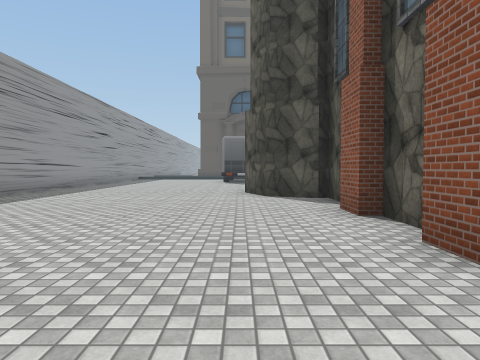
view 1 (above)

22 first-person views from a walk through a scene from a Unity 3-D project. The camera is 1.4 m above the floor, tilts 2° down and sees 70° across. The floor is counted in squares, 2 m on a side. Each view is taken from the middle of a square. On the plan, view 1 faces up. The plan holds only what a view shows up to about 11 squares ahead; the rest is blank. The place goes on beyond the plan. The player is left out. Some animated figures are left out. Some surface patterns are stand-ins.

view 2
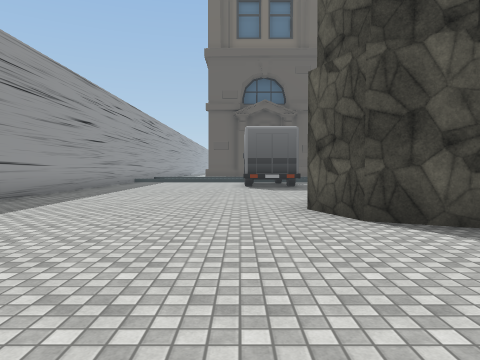

view 3
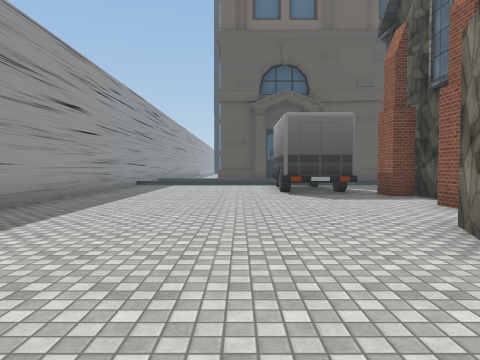

view 4
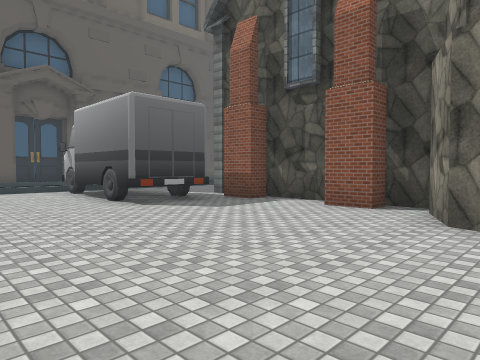

view 5
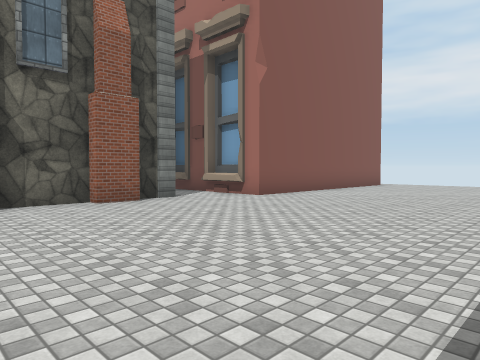

view 6
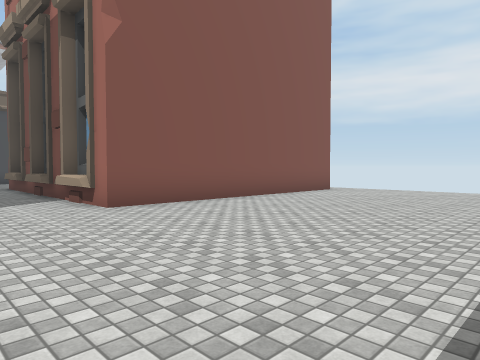

view 7
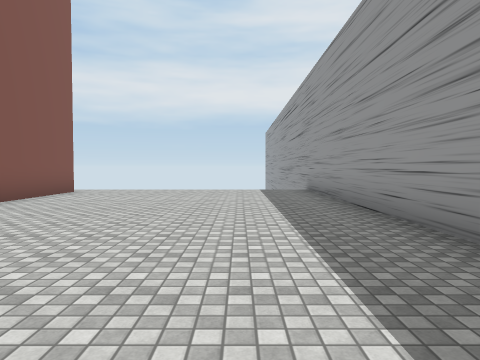

view 8
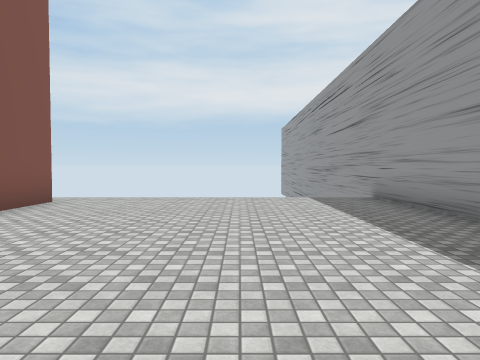

view 9
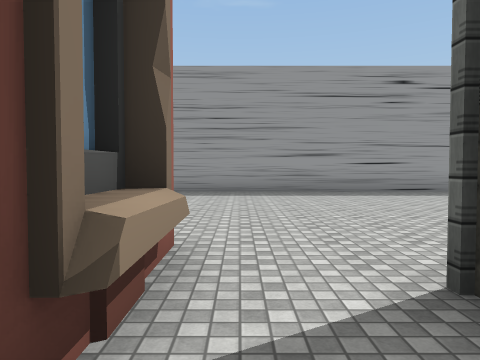

view 10
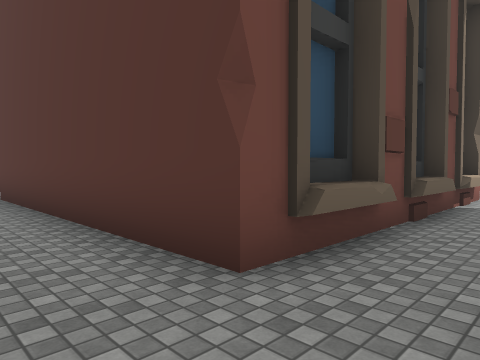

view 11
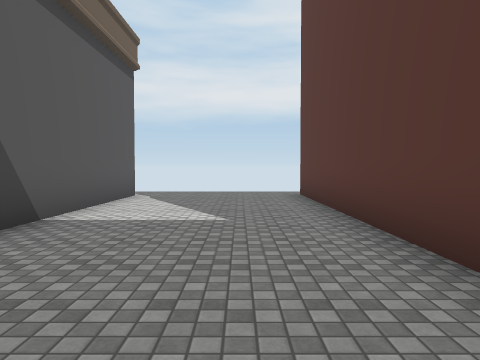

view 12
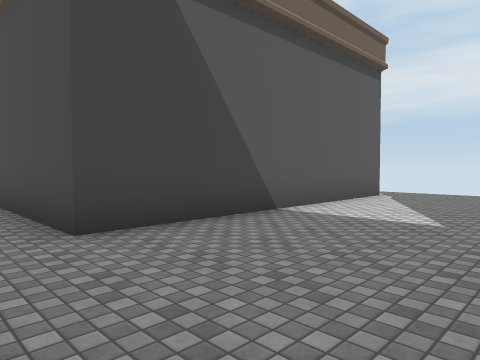

view 13
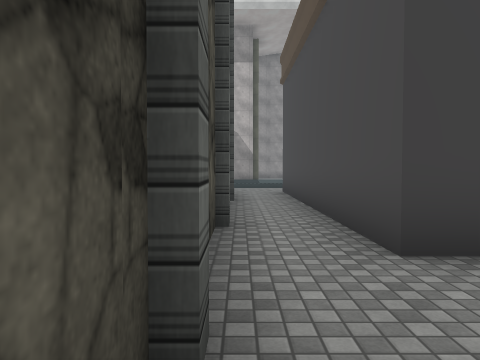

view 14
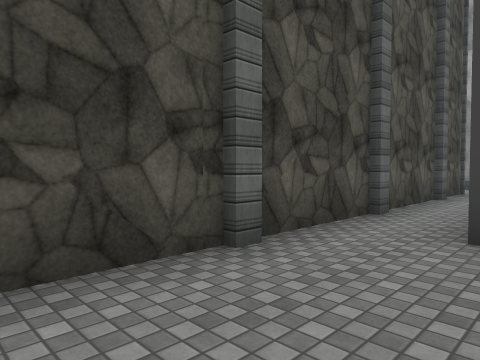

view 15
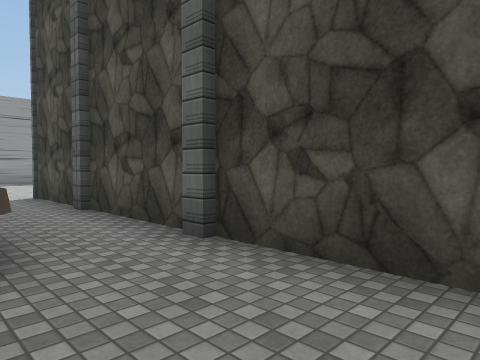

view 16
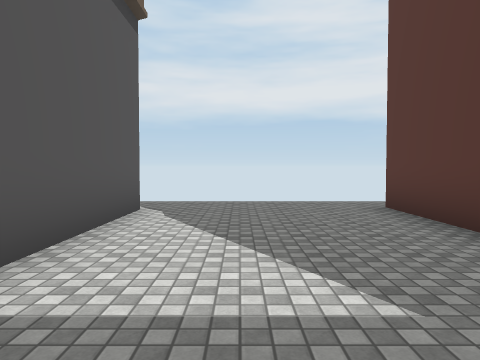

view 17
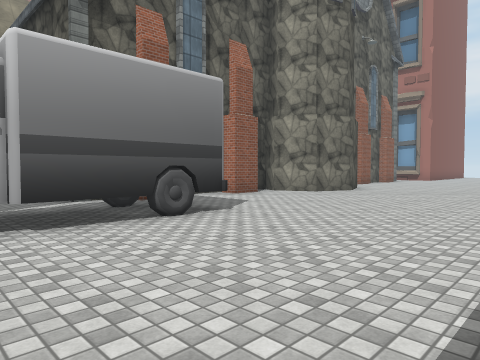

view 18
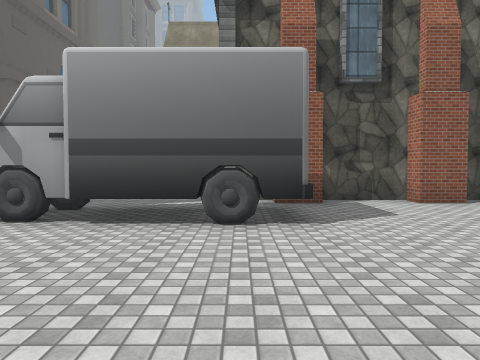

view 19
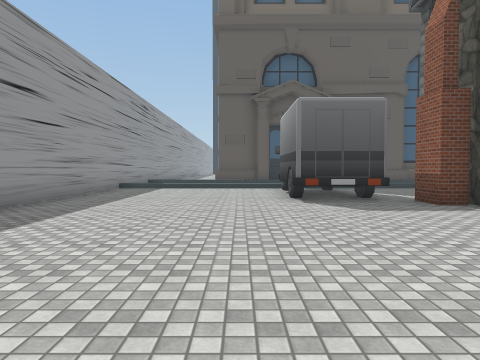

view 20
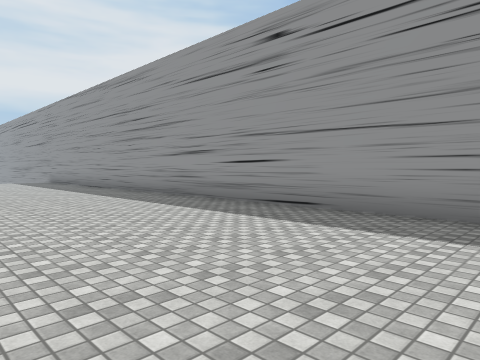

view 21
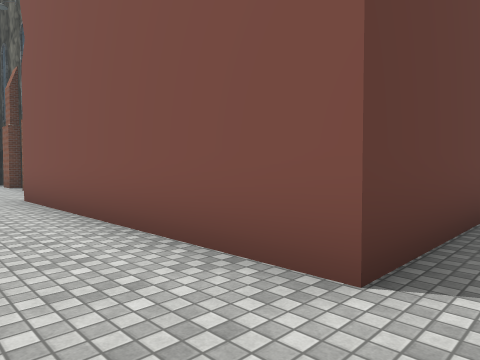

view 22
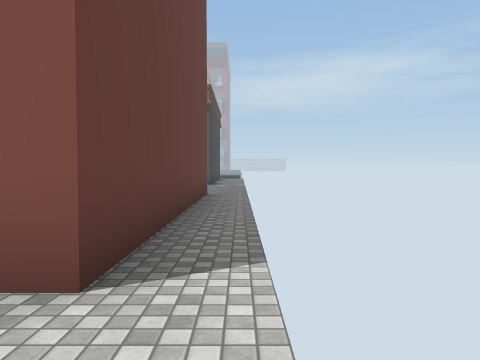

### Floor plan
Points are (right, up) in squares from view 1. A wall is a line through its corners. A room is listed if a view was taken in it or the views show most of it. See-through windows are left out.
Room 1 (views 1, 2, 3, 4, 5, 6, 7, 8, 17, 18, 19, 20, 21, 22)
walls: (1.7, 5) (1.7, 5.9); (2.1, 3.2) (2.1, 5); (2.1, 7) (2.1, 8.1); (1.7, 2.2) (1.7, 3.2); (1.8, 7.9) (0.6, 8.5) (0.1, 9.8) (0.6, 11.1) (1.9, 11.7); (2.1, 1.3) (2.1, 2.1); (2.5, 11.8) (2.5, 16); (2.4, 12.5) (1.7, 12.5) (1.7, 13.5) (2.4, 13.5); (2.4, 15.4) (1.7, 15.4); (1.1, 16.1) (-0.8, 16.1) (-0.8, 19.1) (-0.6, 19.8); (-0.2, 17.5) (-0.9, 17.5); (0.9, -8.1) (0.9, -0.6); (-0.7, 19.1) (-0.7, 20.4); (-6.2, 20) (-6.2, -10.5)
low walls: (0.6, 19.5) (0.6, 20.1)
ways out: opening at (1, -9) to room 2; opening at (1.5, 0.5) to room 2
Room 2 (views 9, 10, 11, 12, 13, 14, 15, 16)
walls: (6.4, -0.8) (7.4, -0.8); (6.2, -0.3) (7.9, -0.3); (7.9, 1.3) (5.1, 1.3); (11.1, 1.3) (8.3, 1.3); (11.5, 1.1) (11, 1.1); (4, -0.8) (5.4, -0.8); (5.2, 1.1) (4.7, 1.1); (3.9, -0.3) (5.5, -0.3); (12.7, -7.9) (12.7, -0.3) (17.4, -0.3); (4.4, 1.3) (2.1, 1.3); (14.1, 1.3) (11.5, 1.3); (14.5, 1.1) (14, 1.1); (1.6, -0.8) (2.9, -0.8); (1.4, -0.3) (3.1, -0.3); (0.9, -0.6) (8.4, -0.6) (8.4, -8.1) (0.9, -8.1); (17.4, 1.3) (14.8, 1.3)
ways out: opening at (1, -9) to room 1; opening at (1.5, 0.5) to room 1; opening at (12, -9); opening at (17, 0)

Positions as (right, up) in squares from view 1, and headings:
1: (0, 0), facing up
2: (-1, 4), facing up
3: (-2, 7), facing up
4: (-4, 10), facing up-right
5: (-5, 6), facing down-right
6: (-5, 2), facing down-right
7: (-4, 2), facing down
8: (-3, -1), facing down
9: (4, 0), facing left
10: (10, 1), facing down-left
11: (10, 1), facing down
12: (9, 1), facing down-right
13: (10, 1), facing right
14: (9, -1), facing up-right
15: (11, -1), facing up-left
16: (11, -2), facing down
17: (-5, 20), facing down-right
18: (-5, 17), facing right
19: (-2, 9), facing up
20: (-1, 9), facing down-left
21: (-1, -9), facing up-right
22: (-1, -9), facing right
